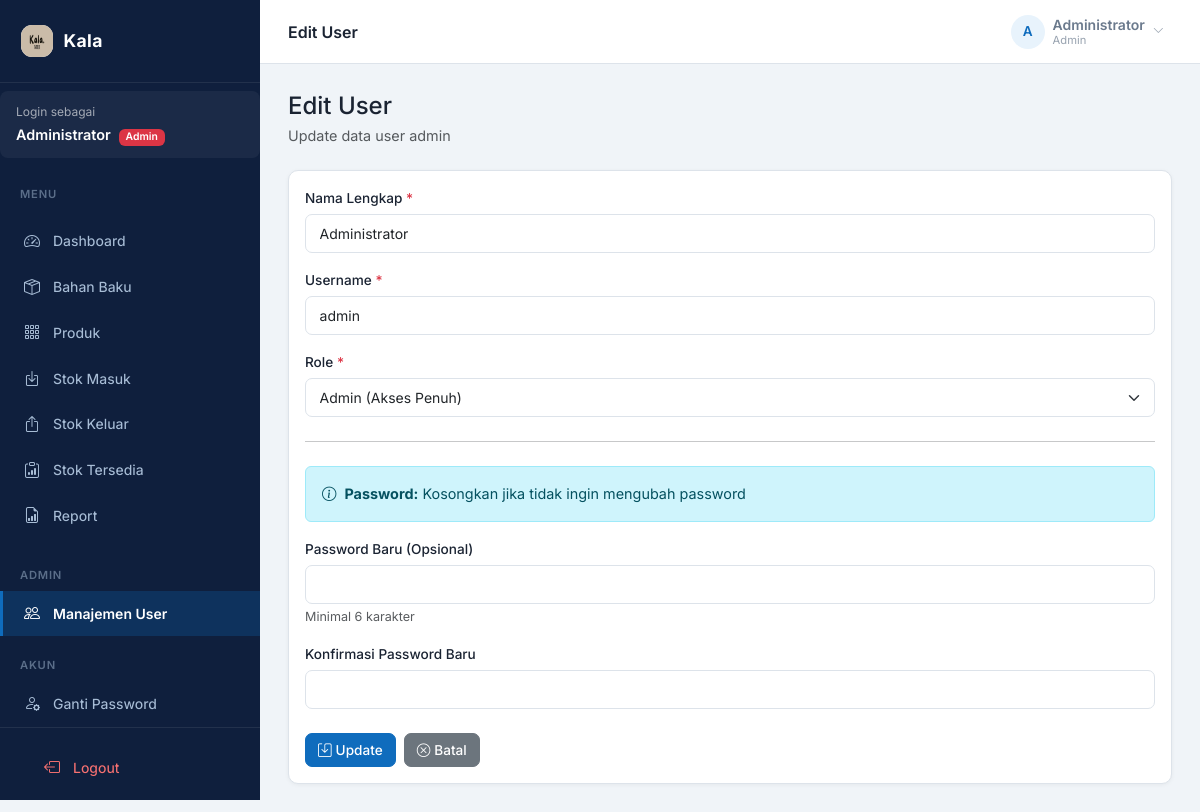
Screenshot of /users/1/edit (signed in) with the database file from the repository.
### tables this page shows
CREATE TABLE `users` (
  `id` bigint UNSIGNED NOT NULL,
  `username` varchar(255) NOT NULL,
  `nama_lengkap` varchar(255) DEFAULT NULL,
  `password` varchar(255) NOT NULL,
  `role` enum('admin','karyawan') NOT NULL DEFAULT 'karyawan',
  `updated_at` timestamp NOT NULL DEFAULT CURRENT_TIMESTAMP ON UPDATE CURRENT_TIMESTAMP
);

### controllers/UserController.php (called while the page is built, shortened)
<?php
class UserController
{
    public function edit(array $params): void
    {
        $model = new UserModel();
        $user = $model->find($params['id']);
        require __DIR__ . '/../pages/users/edit.php';
    }
}

### index.php (called while the page is built, shortened)
<?php
require_once __DIR__ . '/core/Router.php';
require_once __DIR__ . '/core/Database.php';
require_once __DIR__ . '/core/Model.php';
spl_autoload_register(function (string $class) {
    $file = __DIR__ . '/' . str_replace('\\', '/', $class) . '.php';
});
$router = new Core\Router();
$router->dispatch();

### core/Database.php (called while the page is built, shortened)
<?php
class Database
{
    private static ?PDO $instance = null;
    public static function connect(): PDO
    {
        if (self::$instance === null) {
            try {
                $dsn = 'mysql:host=' . DB_HOST . ';port=' . DB_PORT . ';dbname=' . DB_NAME . ';charset=utf8mb4';
                self::$instance = new PDO($dsn, DB_USER, DB_PASS, [
                    PDO::ATTR_ERRMODE            => PDO::ERRMODE_EXCEPTION,
                    PDO::ATTR_DEFAULT_FETCH_MODE => PDO::FETCH_ASSOC,
                    PDO::ATTR_EMULATE_PREPARES   => false,
                ]);
            } catch (PDOException $e) {
                http_response_code(500);
                die('Database connection failed: ' . $e->getMessage());
            }
        }
        return self::$instance;
    }
}

### core/Model.php (called while the page is built, shortened)
<?php
abstract class Model
{
    protected PDO $db;
    protected string $table;
    public function __construct()
    {
        $this->db = Database::connect();
    }
    public function find(int $id): array|false
    {
        $stmt = $this->db->prepare("SELECT * FROM {$this->table} WHERE id = ?");
        $stmt->execute([$id]);
        return $stmt->fetch();
    }
}

### pages/users/edit.php (the view, shortened to what this page needs)
<?php
require_once __DIR__ . '/../../shared/components.php';
?>
<div class="mb-4">
    <h4 class="mb-1">Edit User</h4>
    <p class="text-muted mb-0" style="font-size:0.9rem">Update data user
        <?= htmlspecialchars($user['username']) ?>
    </p>
</div>
<div class="card">
    <div class="card-body">
        <form method="POST" action="/users/<?= $user['id'] ?>/update">
            <div class="mb-3">
                <label class="form-label">Nama Lengkap <span class="text-danger">*</span></label>
                <input type="text" name="nama_lengkap" class="form-control"
                    value="<?= htmlspecialchars($_SESSION['old']['nama_lengkap'] ?? $user['nama_lengkap']) ?>" required>
            </div>
            <div class="mb-3">
                <label class="form-label">Username <span class="text-danger">*</span></label>
                <input type="text" name="username" class="form-control"
                    value="<?= htmlspecialchars($_SESSION['old']['username'] ?? $user['username']) ?>" required>
            </div>
            <div class="mb-3">
                <label class="form-label">Role <span class="text-danger">*</span></label>
                <select name="role" class="form-select" required>
                    <?php $currentRole = $_SESSION['old']['role'] ?? $user['role']; ?>
                    <option value="admin" <?= $currentRole === 'admin' ? 'selected' : '' ?>>
                        Admin (Akses Penuh)
                    </option>
                </select>
            </div>
            <hr class="my-4">
            <div class="alert alert-info mb-3" style="font-size:0.9rem">
                <i class="bi bi-info-circle me-1"></i>
                <strong>Password:</strong> Kosongkan jika tidak ingin mengubah password
            </div>
            <div class="mb-3">
                <label class="form-label">Password Baru (Opsional)</label>
                <input type="password" name="password" class="form-control" minlength="6">
                <div class="form-text">Minimal 6 karakter</div>
            </div>
            <div class="mb-4">
                <label class="form-label">Konfirmasi Password Baru</label>
                <input type="password" name="password_confirmation" class="form-control" minlength="6">
            </div>
            <div class="d-flex gap-2">
                <button type="submit" class="btn btn-primary">
                    <i class="bi bi-save me-1"></i>Update
                </button>
                <a href="/users" class="btn btn-secondary">
                    <i class="bi bi-x-circle me-1"></i>Batal
                </a>
            </div>
        </form>
    </div>
</div>

### core/Router.php (shortened to what this page needs)
<?php
class Router
{
    private array $routes = [];
    private function addRoute(string $method, string $path, callable|array $handler): self
    {
        $this->routes[] = [
            'method'      => $method,
            'path'        => $path,
            'handler'     => $handler,
            'middlewares' => [],
        ];
        return $this;
    }
    public function middleware(string|array $middleware): self
    {
        $last = array_key_last($this->routes);
        $middlewares = is_array($middleware) ? $middleware : [$middleware];
        $this->routes[$last]['middlewares'] = array_merge(
            $this->routes[$last]['middlewares'],
            $middlewares
        );
        return $this;
    }
    public function dispatch(): void
    {
        $method = $_SERVER['REQUEST_METHOD'];
        $uri    = parse_url($_SERVER['REQUEST_URI'], PHP_URL_PATH);
        foreach ($this->routes as $route) {
            if ($route['method'] !== $method) continue;
            $params = $this->matchPath($route['path'], $uri);
            if ($params === null) continue;
            $handler = $route['handler'];
            if (is_callable($handler)) {
                call_user_func($handler, $params);
            } elseif (is_array($handler)) {
                [$class, $method] = $handler;
                call_user_func([new $class(), $method], $params);
            }
            return;
        }
    }
    private function matchPath(string $routePath, string $uri): ?array
    {
        $pattern = preg_replace('/\{(\w+)\}/', '(?P<$1>[^/]+)', $routePath);
        $pattern = '#^' . $pattern . '$#';
        if (!preg_match($pattern, $uri, $matches)) {
            return null;
        }
        return array_filter($matches, 'is_string', ARRAY_FILTER_USE_KEY);
    }
}

### assets/css/app.css (style rules this page uses)
:root { --sidebar-width: 260px; --topbar-height: 64px; --primary: #0f6cbd; --primary-dark: #0d5aa7; --primary-light: #e8f3fc; --sidebar-bg: #0f1f3d; --sidebar-hover: #1a3260; --sidebar-active: #0f6cbd; --sidebar-text: #a8bdd6; --sidebar-white: #ffffff; --bg: #f0f4f8; --surface: #ffffff; --border: #dde3ea; --text: #1a2332; --text-muted: #6b7a8d; --success: #0e9f6e; --danger: #e02424; --warning: #d97706; }
* { margin: 0; padding: 0; box-sizing: border-box; }
body { font-family: "Inter", sans-serif; background: var(--bg); color: var(--text); font-size: 0.9rem; }
.card { border: 1px solid var(--border); border-radius: 10px; box-shadow: 0 1px 4px rgba(0, 0, 0, 0.05); background: var(--surface); }
.btn { font-family: "Inter", sans-serif; font-weight: 500; font-size: 0.85rem; border-radius: 7px; }
.btn-primary { background: var(--primary); border-color: var(--primary); }
.form-label { font-weight: 500; font-size: 0.85rem; color: var(--text); margin-bottom: 0.35rem; }
.form-control, .form-select { font-family: "Inter", sans-serif; font-size: 0.875rem; border-color: var(--border); border-radius: 7px; padding: 0.5rem 0.85rem; }

### rows the page displays
users: username "admin", nama_lengkap "Administrator", role "Admin (Akses Penuh)"

### other values shown
$item['label'] "Dashboard"
$item['label'] "Bahan Baku"
$item['label'] "Produk"
$item['label'] "Stok Masuk"
$item['label'] "Stok Keluar"
$item['label'] "Stok Tersedia"
$item['label'] "Report"
